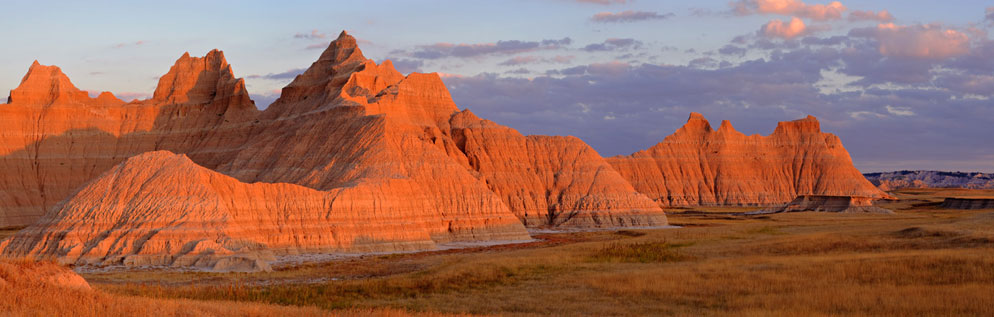
#> input picture img/img1.jpg, 994 x 317 px, given in place of img2.jpg, which was not available
$ python main.py
#> lines starting #> are read from the running program, lines starting #| are printed output that depends on the picture; pictures that were not available may be replaced by others from this repository, and a replacement may not be noted
import cv2
import random
import numpy as np


n = 2
img = cv2.imread('img/img{}.jpg'.format(n))
#> img is the input picture: shape (317, 994, 3); mean B, G, R 88.7, 105.7, 155.1
height, width = img.shape[:2]
#> height = 317; width = 994

# divide point
divide_point1 = int((width / 2) + int(width / 2) * random.uniform(0, 0.5))
#> divide_point1 = 706
divide_point2 = int((width / 2) * random.uniform(.5, 1))
#> divide_point2 = 436


left_img = img[:, :divide_point1]
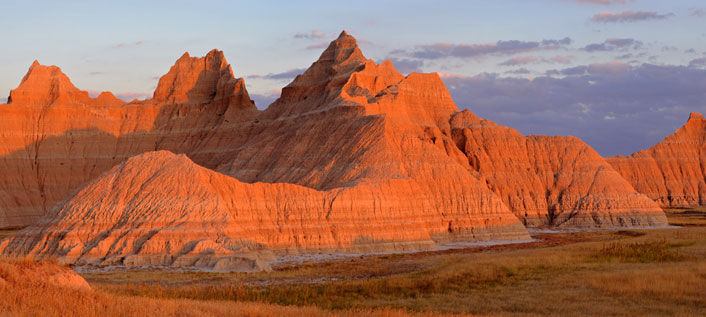
#> left_img: shape (317, 706, 3); mean B, G, R 87.1, 108.4, 163.5
right_img = img[:, divide_point2:]
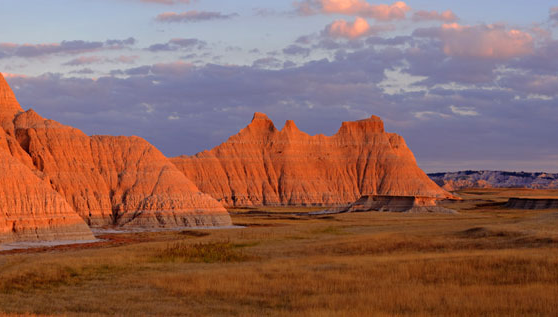
#> right_img: shape (317, 558, 3); mean B, G, R 93.5, 103.2, 143.4

# Save the left and right images
cv2.imwrite('img/img{}l.jpg'.format(n), left_img)
cv2.imwrite('img/img{}r.jpg'.format(n), right_img)


#**********************************************


img1 = cv2.imread('img/img{}l.jpg'.format(n))
img2 = cv2.imread('img/img{}r.jpg'.format(n))

gray1 = cv2.cvtColor(img1, cv2.COLOR_BGR2GRAY)
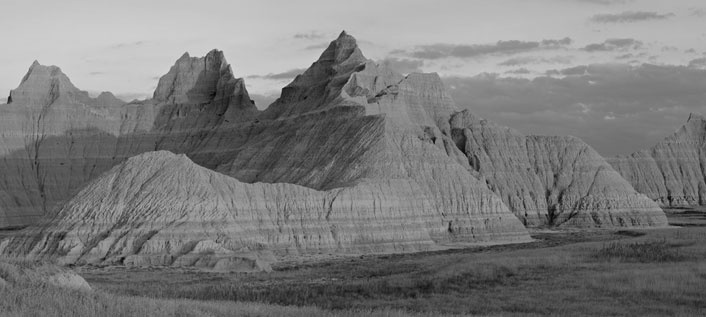
#> gray1: shape (317, 706); min 5, max 221, mean 122.5
gray2 = cv2.cvtColor(img2, cv2.COLOR_BGR2GRAY)
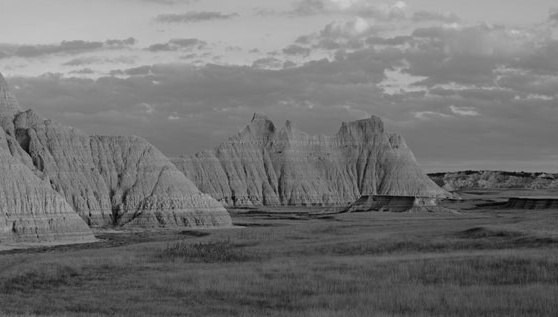
#> gray2: shape (317, 558); min 4, max 204, mean 114.1


sift = cv2.SIFT_create()

kp1, des1 = sift.detectAndCompute(gray1, None)
#> kp1 = 936 keypoints; strongest (x, y, size): (9, 98, 2.7), (284, 89, 2.6), (123, 258, 2.4), (434, 139, 3.2)
kp2, des2 = sift.detectAndCompute(gray2, None)
#> kp2 = 543 keypoints; strongest (x, y, size): (51, 182, 2), (537, 174, 2.7), (233, 198, 2.9), (14, 230, 2.9)

# Match keypoints
bf = cv2.BFMatcher(cv2.NORM_L2, crossCheck=True)
matches = bf.match(des1, des2)
#> matches = 322 matches
matches = sorted(matches, key = lambda x:x.distance)

# Draw matches
img3 = cv2.drawMatches(img1,kp1,img2,kp2,matches[:100],None,flags=cv2.DrawMatchesFlags_NOT_DRAW_SINGLE_POINTS)
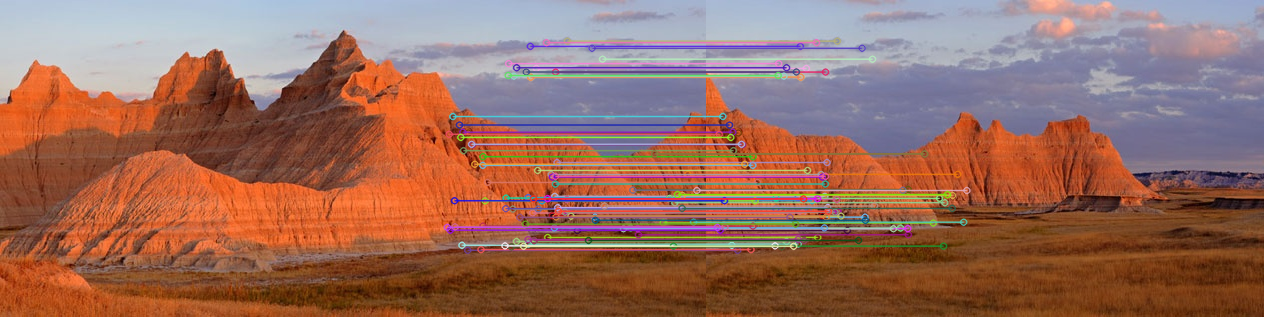
#> img3: shape (317, 1264, 3); mean B, G, R 94.4, 108.4, 153.3

# Show result
cv2.imshow('sift', img3)
cv2.waitKey()
cv2.destroyAllWindows()
